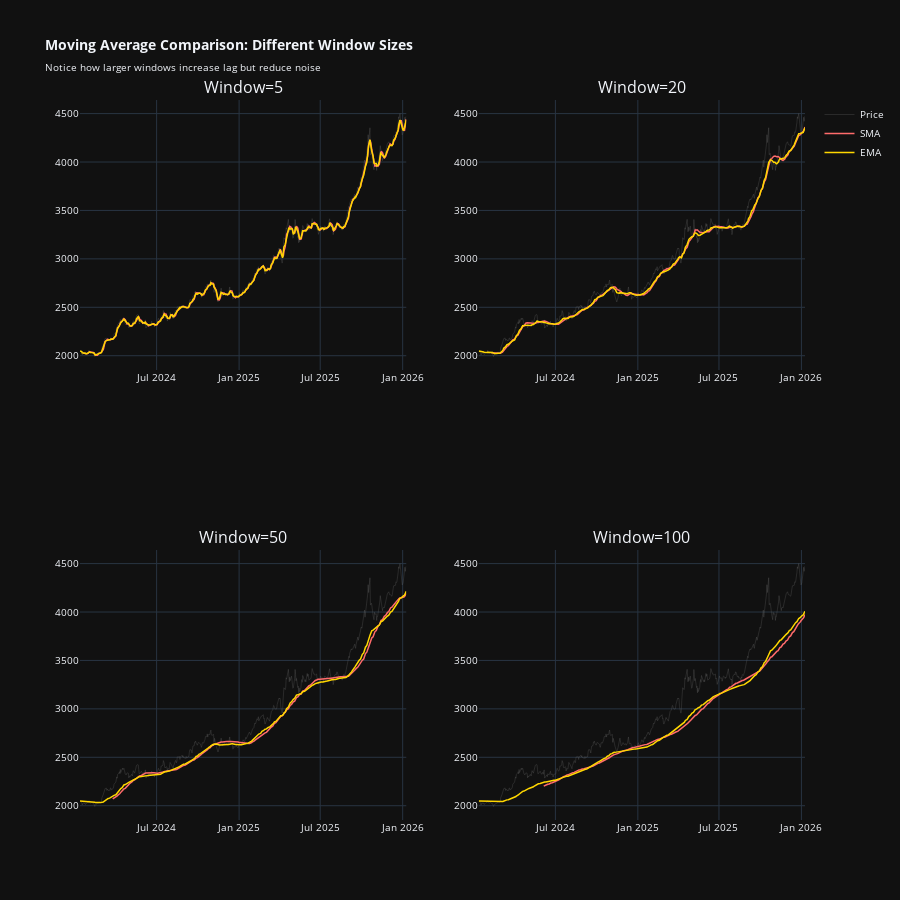

The cell this chart's notebook holds for it:
### Markdown cell above
## Method Comparison with Different Window Sizes

Visualize how each method behaves as we increase the window size.

### Code cell
# Create 2x2 comparison grid
fig = make_subplots(
    rows=2, cols=2,
    subplot_titles=('Window=5', 'Window=20', 'Window=50', 'Window=100'),
    specs=[[{}, {}], [{}, {}]]
)

windows_viz = [5, 20, 50, 100]
positions = [(1, 1), (1, 2), (2, 1), (2, 2)]

for window, (row, col) in zip(windows_viz, positions):
    sma = gold_recent['Price'].rolling(window).mean()
    wma = weighted_moving_average(gold_recent['Price'], window)
    ema = gold_recent['Price'].ewm(span=window, adjust=False).mean()
    
    # Add price
    fig.add_trace(
        go.Scatter(
            x=gold_recent.index,
            y=gold_recent['Price'],
            mode='lines',
            name='Price',
            line=dict(color='rgba(100,100,100,0.3)', width=1),
            showlegend=(row==1 and col==1),
            hovertemplate='<b>Price:</b> $%{y:.0f}<extra></extra>'
        ),
        row=row, col=col
    )
    
    # Add SMA
    fig.add_trace(
        go.Scatter(
            x=gold_recent.index,
            y=sma,
            mode='lines',
            name=f'SMA',
            line=dict(color='#FF6B6B', width=1.5),
            showlegend=(row==1 and col==1),
            hovertemplate='<b>SMA:</b> $%{y:.0f}<extra></extra>'
        ),
        row=row, col=col
    )
    
    # Add EMA
    fig.add_trace(
        go.Scatter(
            x=gold_recent.index,
            y=ema,
            mode='lines',
            name=f'EMA',
            line=dict(color='#FFD700', width=1.5),
            showlegend=(row==1 and col==1),
            hovertemplate='<b>EMA:</b> $%{y:.0f}<extra></extra>'
        ),
        row=row, col=col
    )

fig.update_layout(
    title='<b>Moving Average Comparison: Different Window Sizes</b><br><sub>Notice how larger windows increase lag but reduce noise</sub>',
    height=900,
    hovermode='x unified',
    template='plotly_dark',
    font=dict(size=10)
)

fig.show()

### Figure 1 — Plotly figure (JSON) as saved in the notebook; plotly's stock layout.template omitted (floating-point values rounded to 4 significant figures; data arrays with more than 128 entries replaced by an {"elided": "..."} marker saying what was removed)
{"data": [{"hovertemplate": "<b>Price:</b> $%{y:.0f}<extra></extra>", "line": {"color": "rgba(100,100,100,0.3)", "width": 1}, "mode": "lines", "name": "Price", "showlegend": true, "type": "scatter", "x": {"elided": "500 str values"}, "xaxis": "x", "y": {"elided": "500 float values"}, "yaxis": "y"}, {"hovertemplate": "<b>SMA:</b> $%{y:.0f}<extra></extra>", "line": {"color": "#FF6B6B", "width": 1.5}, "mode": "lines", "name": "SMA", "showlegend": true, "type": "scatter", "x": {"elided": "500 str values"}, "xaxis": "x", "y": {"elided": "500 float values"}, "yaxis": "y"}, {"hovertemplate": "<b>EMA:</b> $%{y:.0f}<extra></extra>", "line": {"color": "#FFD700", "width": 1.5}, "mode": "lines", "name": "EMA", "showlegend": true, "type": "scatter", "x": {"elided": "500 str values"}, "xaxis": "x", "y": {"elided": "500 float values"}, "yaxis": "y"}, {"hovertemplate": "<b>Price:</b> $%{y:.0f}<extra></extra>", "line": {"color": "rgba(100,100,100,0.3)", "width": 1}, "mode": "lines", "name": "Price", "showlegend": false, "type": "scatter", "x": {"elided": "500 str values"}, "xaxis": "x2", "y": {"elided": "500 float values"}, "yaxis": "y2"}, {"hovertemplate": "<b>SMA:</b> $%{y:.0f}<extra></extra>", "line": {"color": "#FF6B6B", "width": 1.5}, "mode": "lines", "name": "SMA", "showlegend": false, "type": "scatter", "x": {"elided": "500 str values"}, "xaxis": "x2", "y": {"elided": "500 float values"}, "yaxis": "y2"}, {"hovertemplate": "<b>EMA:</b> $%{y:.0f}<extra></extra>", "line": {"color": "#FFD700", "width": 1.5}, "mode": "lines", "name": "EMA", "showlegend": false, "type": "scatter", "x": {"elided": "500 str values"}, "xaxis": "x2", "y": {"elided": "500 float values"}, "yaxis": "y2"}, {"hovertemplate": "<b>Price:</b> $%{y:.0f}<extra></extra>", "line": {"color": "rgba(100,100,100,0.3)", "width": 1}, "mode": "lines", "name": "Price", "showlegend": false, "type": "scatter", "x": {"elided": "500 str values"}, "xaxis": "x3", "y": {"elided": "500 float values"}, "yaxis": "y3"}, {"hovertemplate": "<b>SMA:</b> $%{y:.0f}<extra></extra>", "line": {"color": "#FF6B6B", "width": 1.5}, "mode": "lines", "name": "SMA", "showlegend": false, "type": "scatter", "x": {"elided": "500 str values"}, "xaxis": "x3", "y": {"elided": "500 float values"}, "yaxis": "y3"}, {"hovertemplate": "<b>EMA:</b> $%{y:.0f}<extra></extra>", "line": {"color": "#FFD700", "width": 1.5}, "mode": "lines", "name": "EMA", "showlegend": false, "type": "scatter", "x": {"elided": "500 str values"}, "xaxis": "x3", "y": {"elided": "500 float values"}, "yaxis": "y3"}, {"hovertemplate": "<b>Price:</b> $%{y:.0f}<extra></extra>", "line": {"color": "rgba(100,100,100,0.3)", "width": 1}, "mode": "lines", "name": "Price", "showlegend": false, "type": "scatter", "x": {"elided": "500 str values"}, "xaxis": "x4", "y": {"elided": "500 float values"}, "yaxis": "y4"}, {"hovertemplate": "<b>SMA:</b> $%{y:.0f}<extra></extra>", "line": {"color": "#FF6B6B", "width": 1.5}, "mode": "lines", "name": "SMA", "showlegend": false, "type": "scatter", "x": {"elided": "500 str values"}, "xaxis": "x4", "y": {"elided": "500 float values"}, "yaxis": "y4"}, {"hovertemplate": "<b>EMA:</b> $%{y:.0f}<extra></extra>", "line": {"color": "#FFD700", "width": 1.5}, "mode": "lines", "name": "EMA", "showlegend": false, "type": "scatter", "x": {"elided": "500 str values"}, "xaxis": "x4", "y": {"elided": "500 float values"}, "yaxis": "y4"}], "layout": {"annotations": [{"font": {"size": 16}, "showarrow": false, "text": "Window=5", "x": 0.225, "xanchor": "center", "xref": "paper", "y": 1, "yanchor": "bottom", "yref": "paper"}, {"font": {"size": 16}, "showarrow": false, "text": "Window=20", "x": 0.775, "xanchor": "center", "xref": "paper", "y": 1, "yanchor": "bottom", "yref": "paper"}, {"font": {"size": 16}, "showarrow": false, "text": "Window=50", "x": 0.225, "xanchor": "center", "xref": "paper", "y": 0.375, "yanchor": "bottom", "yref": "paper"}, {"font": {"size": 16}, "showarrow": false, "text": "Window=100", "x": 0.775, "xanchor": "center", "xref": "paper", "y": 0.375, "yanchor": "bottom", "yref": "paper"}], "font": {"size": 10}, "height": 900, "hovermode": "x unified", "title": {"text": "<b>Moving Average Comparison: Different Window Sizes</b><br><sub>Notice how larger windows increase lag but reduce noise</sub>"}, "xaxis": {"anchor": "y", "domain": [0, 0.45]}, "xaxis2": {"anchor": "y2", "domain": [0.55, 1]}, "xaxis3": {"anchor": "y3", "domain": [0, 0.45]}, "xaxis4": {"anchor": "y4", "domain": [0.55, 1]}, "yaxis": {"anchor": "x", "domain": [0.625, 1]}, "yaxis2": {"anchor": "x2", "domain": [0.625, 1]}, "yaxis3": {"anchor": "x3", "domain": [0, 0.375]}, "yaxis4": {"anchor": "x4", "domain": [0, 0.375]}}}
